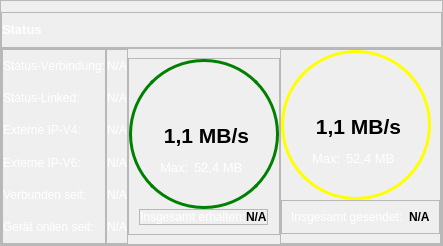
                   <widget class="QFrame" name="frame_57">
                    <property name="sizePolicy">
                     <sizepolicy hsizetype="Expanding" vsizetype="Expanding">
                      <horstretch>0</horstretch>
                      <verstretch>0</verstretch>
                     </sizepolicy>
                    </property>
                    <property name="frameShape">
                     <enum>QFrame::StyledPanel</enum>
                    </property>
                    <property name="frameShadow">
                     <enum>QFrame::Raised</enum>
                    </property>
                    <layout class="QVBoxLayout" name="verticalLayout_41">
                     <property name="spacing">
                      <number>0</number>
                     </property>
                     <property name="leftMargin">
                      <number>0</number>
                     </property>
                     <property name="rightMargin">
                      <number>0</number>
                     </property>
                     <property name="bottomMargin">
                      <number>0</number>
                     </property>
                     <item>
                      <widget class="QFrame" name="frame_58">
                       <property name="frameShape">
                        <enum>QFrame::StyledPanel</enum>
                       </property>
                       <property name="frameShadow">
                        <enum>QFrame::Raised</enum>
                       </property>
                       <layout class="QVBoxLayout" name="verticalLayout_42">
                        <property name="spacing">
                         <number>0</number>
                        </property>
                        <property name="leftMargin">
                         <number>0</number>
                        </property>
                        <property name="rightMargin">
                         <number>0</number>
                        </property>
                        <property name="bottomMargin">
                         <number>10</number>
                        </property>
                        <item>
                         <widget class="QLabel" name="label_53">
                          <property name="font">
                           <font>
                            <pointsize>10</pointsize>
                            <weight>75</weight>
                            <bold>true</bold>
                           </font>
                          </property>
                          <property name="styleSheet">
                           <string notr="true">color: rgb(255, 255, 255);</string>
                          </property>
                          <property name="text">
                           <string>Status</string>
                          </property>
                         </widget>
                        </item>
                       </layout>
                      </widget>
                     </item>
                     <item>
                      <widget class="QFrame" name="frame_59">
                       <property name="sizePolicy">
                        <sizepolicy hsizetype="Expanding" vsizetype="Expanding">
                         <horstretch>0</horstretch>
                         <verstretch>0</verstretch>
                        </sizepolicy>
                       </property>
                       <property name="frameShape">
                        <enum>QFrame::StyledPanel</enum>
                       </property>
                       <property name="frameShadow">
                        <enum>QFrame::Raised</enum>
                       </property>
                       <layout class="QHBoxLayout" name="horizontalLayout_30" stretch="0,0,0,0">
                        <property name="spacing">
                         <number>0</number>
                        </property>
                        <property name="leftMargin">
                         <number>0</number>
                        </property>
                        <property name="topMargin">
                         <number>0</number>
                        </property>
                        <property name="rightMargin">
                         <number>0</number>
                        </property>
                        <property name="bottomMargin">
                         <number>0</number>
                        </property>
                        <item>
                         <widget class="QFrame" name="frame_60">
                          <property name="frameShape">
                           <enum>QFrame::StyledPanel</enum>
                          </property>
                          <property name="frameShadow">
                           <enum>QFrame::Raised</enum>
                          </property>
                          <layout class="QVBoxLayout" name="verticalLayout_43">
                           <property name="spacing">
                            <number>0</number>
                           </property>
                           <property name="leftMargin">
                            <number>0</number>
                           </property>
                           <property name="topMargin">
                            <number>0</number>
                           </property>
                           <property name="rightMargin">
                            <number>0</number>
                           </property>
                           <property name="bottomMargin">
                            <number>0</number>
                           </property>
                           <item>
                            <widget class="QLabel" name="label_55">
                             <property name="styleSheet">
                              <string notr="true">color: rgb(255, 255, 255);</string>
                             </property>
                             <property name="text">
                              <string>Status-Verbindung:</string>
                             </property>
                            </widget>
                           </item>
                           <item>
                            <widget class="QLabel" name="label_56">
                             <property name="styleSheet">
                              <string notr="true">color: rgb(255, 255, 255);</string>
                             </property>
                             <property name="text">
                              <string>Status-Linked:</string>
                             </property>
                            </widget>
                           </item>
                           <item>
                            <widget class="QLabel" name="label_57">
                             <property name="styleSheet">
                              <string notr="true">color: rgb(255, 255, 255);</string>
                             </property>
                             <property name="text">
                              <string>Externe IP-V4:</string>
                             </property>
                            </widget>
                           </item>
                           <item>
                            <widget class="QLabel" name="label_58">
                             <property name="styleSheet">
                              <string notr="true">color: rgb(255, 255, 255);</string>
                             </property>
                             <property name="text">
                              <string>Externe IP-V6:</string>
                             </property>
                            </widget>
                           </item>
                           <item>
                            <widget class="QLabel" name="label_59">
                             <property name="styleSheet">
                              <string notr="true">color: rgb(255, 255, 255);</string>
                             </property>
                             <property name="text">
                              <string>Verbunden seit:</string>
                             </property>
                            </widget>
                           </item>
                           <item>
                            <widget class="QLabel" name="label_60">
                             <property name="styleSheet">
                              <string notr="true">color: rgb(255, 255, 255);</string>
                             </property>
                             <property name="text">
                              <string>Gerät onlien seit:</string>
                             </property>
                            </widget>
                           </item>
                          </layout>
                         </widget>
                        </item>
                        <item>
                         <widget class="QFrame" name="frame_61">
                          <property name="frameShape">
                           <enum>QFrame::StyledPanel</enum>
                          </property>
                          <property name="frameShadow">
                           <enum>QFrame::Raised</enum>
                          </property>
                          <layout class="QVBoxLayout" name="verticalLayout_44">
                           <property name="spacing">
                            <number>0</number>
                           </property>
                           <property name="leftMargin">
                            <number>0</number>
                           </property>
                           <property name="topMargin">
                            <number>0</number>
                           </property>
                           <property name="rightMargin">
                            <number>0</number>
                           </property>
                           <property name="bottomMargin">
                            <number>0</number>
                           </property>
                           <item>
                            <widget class="QLabel" name="is_connected_2">
                             <property name="styleSheet">
                              <string notr="true">color: rgb(255, 255, 255);</string>
                             </property>
                             <property name="text">
                              <string>N/A</string>
                             </property>
                            </widget>
                           </item>
                           <item>
                            <widget class="QLabel" name="is_linked_2">
                             <property name="styleSheet">
                              <string notr="true">color: rgb(255, 255, 255);</string>
                             </property>
                             <property name="text">
                              <string>N/A</string>
                             </property>
                            </widget>
                           </item>
                           <item>
                            <widget class="QLabel" name="external_ip_v4_2">
                             <property name="styleSheet">
                              <string notr="true">color: rgb(255, 255, 255);</string>
                             </property>
                             <property name="text">
                              <string>N/A</string>
                             </property>
                            </widget>
                           </item>
                           <item>
                            <widget class="QLabel" name="external_ip_v6_2">
                             <property name="styleSheet">
                              <string notr="true">color: rgb(255, 255, 255);</string>
                             </property>
                             <property name="text">
                              <string>N/A</string>
                             </property>
                            </widget>
                           </item>
                           <item>
                            <widget class="QLabel" name="connection_uptime_2">
                             <property name="styleSheet">
                              <string notr="true">color: rgb(255, 255, 255);</string>
                             </property>
                             <property name="text">
                              <string>N/A</string>
                             </property>
                            </widget>
                           </item>
                           <item>
                            <widget class="QLabel" name="device_uptime_2">
                             <property name="styleSheet">
                              <string notr="true">color: rgb(255, 255, 255);</string>
                             </property>
                             <property name="text">
                              <string>N/A</string>
                             </property>
                            </widget>
                           </item>
                          </layout>
                         </widget>
                        </item>
                        <item alignment="Qt::AlignHCenter|Qt::AlignVCenter">
                         <widget class="QFrame" name="frame_62">
                          <property name="sizePolicy">
                           <sizepolicy hsizetype="Expanding" vsizetype="Expanding">
                            <horstretch>0</horstretch>
                            <verstretch>0</verstretch>
                           </sizepolicy>
                          </property>
                          <property name="frameShape">
                           <enum>QFrame::StyledPanel</enum>
                          </property>
                          <property name="frameShadow">
                           <enum>QFrame::Raised</enum>
                          </property>
                          <layout class="QVBoxLayout" name="verticalLayout_45">
                           <property name="spacing">
                            <number>0</number>
                           </property>
                           <property name="leftMargin">
                            <number>0</number>
                           </property>
                           <property name="topMargin">
                            <number>0</number>
                           </property>
                           <property name="rightMargin">
                            <number>0</number>
                           </property>
                           <item alignment="Qt::AlignHCenter|Qt::AlignVCenter">
                            <widget class="QFrame" name="frame_63">
                             <property name="sizePolicy">
                              <sizepolicy hsizetype="Maximum" vsizetype="Maximum">
                               <horstretch>0</horstretch>
                               <verstretch>0</verstretch>
                              </sizepolicy>
                             </property>
                             <property name="minimumSize">
                              <size>
                               <width>150</width>
                               <height>150</height>
                              </size>
                             </property>
                             <property name="maximumSize">
                              <size>
                               <width>150</width>
                               <height>150</height>
                              </size>
                             </property>
                             <property name="styleSheet">
                              <string notr="true">border: 3px solid;
border-color: green;
border-radius: 75px;</string>
                             </property>
                             <property name="frameShape">
                              <enum>QFrame::StyledPanel</enum>
                             </property>
                             <property name="frameShadow">
                              <enum>QFrame::Raised</enum>
                             </property>
                             <widget class="QPushButton" name="internet_button_4">
                              <property name="geometry">
                               <rect>
                                <x>59</x>
                                <y>10</y>
                                <width>31</width>
                                <height>41</height>
                               </rect>
                              </property>
                              <property name="sizePolicy">
                               <sizepolicy hsizetype="Fixed" vsizetype="Fixed">
                                <horstretch>0</horstretch>
                                <verstretch>0</verstretch>
                               </sizepolicy>
                              </property>
                              <property name="font">
                               <font>
                                <pointsize>12</pointsize>
                               </font>
                              </property>
                              <property name="styleSheet">
                               <string notr="true">color: rgb(255, 255, 255);
border: none;</string>
                              </property>
                              <property name="text">
                               <string/>
                              </property>
                              <property name="icon">
                               <iconset resource="../images/ui_images.qrc">
                                <normaloff>:/images/ui_images/get_app_white_36dp.svg</normaloff>:/images/ui_images/get_app_white_36dp.svg</iconset>
                              </property>
                              <property name="iconSize">
                               <size>
                                <width>40</width>
                                <height>40</height>
                               </size>
                              </property>
                             </widget>
                             <widget class="QLabel" name="current_download_2">
                              <property name="geometry">
                               <rect>
                                <x>22</x>
                                <y>66</y>
                                <width>111</width>
                                <height>21</height>
                               </rect>
                              </property>
                              <property name="font">
                               <font>
                                <pointsize>16</pointsize>
                                <weight>75</weight>
                                <bold>true</bold>
                               </font>
                              </property>
                              <property name="layoutDirection">
                               <enum>Qt::LeftToRight</enum>
                              </property>
                              <property name="styleSheet">
                               <string notr="true">border:none;</string>
                              </property>
                              <property name="text">
                               <string>1,1 MB/s</string>
                              </property>
                              <property name="alignment">
                               <set>Qt::AlignCenter</set>
                              </property>
                             </widget>
                             <widget class="QLabel" name="max_download_2">
                              <property name="geometry">
                               <rect>
                                <x>65</x>
                                <y>100</y>
                                <width>64</width>
                                <height>16</height>
                               </rect>
                              </property>
                              <property name="font">
                               <font>
                                <pointsize>10</pointsize>
                               </font>
                              </property>
                              <property name="styleSheet">
                               <string notr="true">border:none;
color: rgb(255, 255, 255);</string>
                              </property>
                              <property name="text">
                               <string>52,4 MB</string>
                              </property>
                             </widget>
                             <widget class="QLabel" name="label_61">
                              <property name="geometry">
                               <rect>
                                <x>31</x>
                                <y>100</y>
                                <width>31</width>
                                <height>16</height>
                               </rect>
                              </property>
                              <property name="font">
                               <font>
                                <pointsize>10</pointsize>
                               </font>
                              </property>
                              <property name="styleSheet">
                               <string notr="true">border:none;
color: rgb(255, 255, 255);</string>
                              </property>
                              <property name="text">
                               <string>Max:</string>
                              </property>
                             </widget>
                            </widget>
                           </item>
                           <item alignment="Qt::AlignHCenter|Qt::AlignVCenter">
                            <widget class="QFrame" name="frame_64">
                             <property name="frameShape">
                              <enum>QFrame::StyledPanel</enum>
                             </property>
                             <property name="frameShadow">
                              <enum>QFrame::Raised</enum>
                             </property>
                             <layout class="QHBoxLayout" name="horizontalLayout_31">
                              <property name="spacing">
                               <number>0</number>
                              </property>
                              <property name="leftMargin">
                               <number>0</number>
                              </property>
                              <property name="topMargin">
                               <number>0</number>
                              </property>
                              <property name="rightMargin">
                               <number>0</number>
                              </property>
                              <property name="bottomMargin">
                               <number>0</number>
                              </property>
                              <item>
                               <widget class="QLabel" name="label_62">
                                <property name="styleSheet">
                                 <string notr="true">color: rgb(255, 255, 255);</string>
                                </property>
                                <property name="text">
                                 <string>Insgesamt erhalten:</string>
                                </property>
                               </widget>
                              </item>
                              <item>
                               <widget class="QLabel" name="total_bytes_received_2">
                                <property name="font">
                                 <font>
                                  <weight>75</weight>
                                  <bold>true</bold>
                                 </font>
                                </property>
                                <property name="text">
                                 <string>N/A</string>
                                </property>
                                <property name="margin">
                                 <number>5</number>
                                </property>
                               </widget>
                              </item>
                             </layout>
                            </widget>
                           </item>
                          </layout>
                         </widget>
                        </item>
                        <item alignment="Qt::AlignHCenter|Qt::AlignVCenter">
                         <widget class="QFrame" name="frame_65">
                          <property name="sizePolicy">
                           <sizepolicy hsizetype="Expanding" vsizetype="Expanding">
                            <horstretch>0</horstretch>
                            <verstretch>0</verstretch>
                           </sizepolicy>
                          </property>
                          <property name="frameShape">
                           <enum>QFrame::StyledPanel</enum>
                          </property>
                          <property name="frameShadow">
                           <enum>QFrame::Raised</enum>
                          </property>
                          <layout class="QVBoxLayout" name="verticalLayout_46">
                           <property name="spacing">
                            <number>0</number>
                           </property>
                           <property name="leftMargin">
                            <number>0</number>
                           </property>
                           <property name="topMargin">
                            <number>0</number>
                           </property>
                           <property name="rightMargin">
                            <number>0</number>
                           </property>
                           <item>
                            <widget class="QFrame" name="frame_66">
                             <property name="sizePolicy">
                              <sizepolicy hsizetype="Maximum" vsizetype="Maximum">
                               <horstretch>0</horstretch>
                               <verstretch>0</verstretch>
                              </sizepolicy>
                             </property>
                             <property name="minimumSize">
                              <size>
                               <width>150</width>
                               <height>150</height>
                              </size>
                             </property>
                             <property name="maximumSize">
                              <size>
                               <width>150</width>
                               <height>150</height>
                              </size>
                             </property>
                             <property name="styleSheet">
                              <string notr="true">border: 3px solid;
border-color: yellow;
border-radius: 75px;</string>
                             </property>
                             <property name="frameShape">
                              <enum>QFrame::StyledPanel</enum>
                             </property>
                             <property name="frameShadow">
                              <enum>QFrame::Raised</enum>
                             </property>
                             <widget class="QPushButton" name="internet_button_5">
                              <property name="geometry">
                               <rect>
                                <x>59</x>
                                <y>10</y>
                                <width>31</width>
                                <height>41</height>
                               </rect>
                              </property>
                              <property name="sizePolicy">
                               <sizepolicy hsizetype="Fixed" vsizetype="Fixed">
                                <horstretch>0</horstretch>
                                <verstretch>0</verstretch>
                               </sizepolicy>
                              </property>
                              <property name="font">
                               <font>
                                <pointsize>12</pointsize>
                               </font>
                              </property>
                              <property name="styleSheet">
                               <string notr="true">color: rgb(255, 255, 255);
border: none;</string>
                              </property>
                              <property name="text">
                               <string/>
                              </property>
                              <property name="icon">
                               <iconset resource="../images/ui_images.qrc">
                                <normaloff>:/images/ui_images/upload_white_36dp.svg</normaloff>:/images/ui_images/upload_white_36dp.svg</iconset>
                              </property>
                              <property name="iconSize">
                               <size>
                                <width>40</width>
                                <height>40</height>
                               </size>
                              </property>
                             </widget>
                             <widget class="QLabel" name="current_upload_2">
                              <property name="geometry">
                               <rect>
                                <x>22</x>
                                <y>66</y>
                                <width>111</width>
                                <height>21</height>
                               </rect>
                              </property>
                              <property name="font">
                               <font>
                                <pointsize>16</pointsize>
                                <weight>75</weight>
                                <bold>true</bold>
                               </font>
                              </property>
                              <property name="layoutDirection">
                               <enum>Qt::LeftToRight</enum>
                              </property>
                              <property name="styleSheet">
                               <string notr="true">border:none;</string>
                              </property>
                              <property name="text">
                               <string>1,1 MB/s</string>
                              </property>
                              <property name="alignment">
                               <set>Qt::AlignCenter</set>
                              </property>
                             </widget>
                             <widget class="QLabel" name="label_63">
                              <property name="geometry">
                               <rect>
                                <x>31</x>
                                <y>100</y>
                                <width>31</width>
                                <height>16</height>
                               </rect>
                              </property>
                              <property name="font">
                               <font>
                                <pointsize>10</pointsize>
                               </font>
                              </property>
                              <property name="styleSheet">
                               <string notr="true">border:none;
color: rgb(255, 255, 255);</string>
                              </property>
                              <property name="text">
                               <string>Max:</string>
                              </property>
                             </widget>
                             <widget class="QLabel" name="max_upload_2">
                              <property name="geometry">
                               <rect>
                                <x>65</x>
                                <y>100</y>
                                <width>66</width>
                                <height>16</height>
                               </rect>
                              </property>
                              <property name="font">
                               <font>
                                <pointsize>10</pointsize>
                               </font>
                              </property>
                              <property name="styleSheet">
                               <string notr="true">border:none;
color: rgb(255, 255, 255);</string>
                              </property>
                              <property name="text">
                               <string>52,4 MB</string>
                              </property>
                             </widget>
                            </widget>
                           </item>
                           <item alignment="Qt::AlignHCenter|Qt::AlignVCenter">
                            <widget class="QFrame" name="frame_67">
                             <property name="frameShape">
                              <enum>QFrame::StyledPanel</enum>
                             </property>
                             <property name="frameShadow">
                              <enum>QFrame::Raised</enum>
                             </property>
                             <layout class="QHBoxLayout" name="horizontalLayout_32">
                              <item>
                               <widget class="QLabel" name="label_64">
                                <property name="styleSheet">
                                 <string notr="true">color: rgb(255, 255, 255);</string>
                                </property>
                                <property name="text">
                                 <string>Insgesamt gesendet:</string>
                                </property>
                               </widget>
                              </item>
                              <item>
                               <widget class="QLabel" name="total_bytes_sent_2">
                                <property name="font">
                                 <font>
                                  <weight>75</weight>
                                  <bold>true</bold>
                                 </font>
                                </property>
                                <property name="text">
                                 <string>N/A</string>
                                </property>
                               </widget>
                              </item>
                             </layout>
                            </widget>
                           </item>
                          </layout>
                         </widget>
                        </item>
                       </layout>
                      </widget>
                     </item>
                    </layout>
                   </widget>
